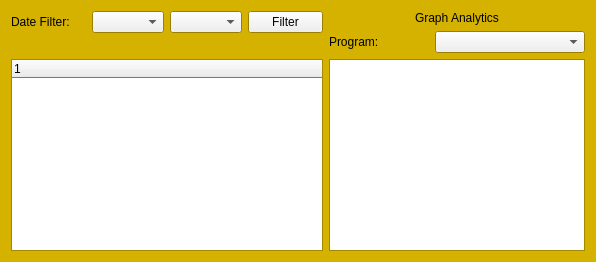
      <widget class="QWidget" name="teach_tab">
       <property name="palette">
        <palette>
         <active>
          <colorrole role="Base">
           <brush brushstyle="SolidPattern">
            <color alpha="255">
             <red>255</red>
             <green>255</green>
             <blue>255</blue>
            </color>
           </brush>
          </colorrole>
          <colorrole role="Window">
           <brush brushstyle="SolidPattern">
            <color alpha="255">
             <red>213</red>
             <green>178</green>
             <blue>0</blue>
            </color>
           </brush>
          </colorrole>
         </active>
         <inactive>
          <colorrole role="Base">
           <brush brushstyle="SolidPattern">
            <color alpha="255">
             <red>255</red>
             <green>255</green>
             <blue>255</blue>
            </color>
           </brush>
          </colorrole>
          <colorrole role="Window">
           <brush brushstyle="SolidPattern">
            <color alpha="255">
             <red>213</red>
             <green>178</green>
             <blue>0</blue>
            </color>
           </brush>
          </colorrole>
         </inactive>
         <disabled>
          <colorrole role="Base">
           <brush brushstyle="SolidPattern">
            <color alpha="255">
             <red>213</red>
             <green>178</green>
             <blue>0</blue>
            </color>
           </brush>
          </colorrole>
          <colorrole role="Window">
           <brush brushstyle="SolidPattern">
            <color alpha="255">
             <red>213</red>
             <green>178</green>
             <blue>0</blue>
            </color>
           </brush>
          </colorrole>
         </disabled>
        </palette>
       </property>
       <property name="autoFillBackground">
        <bool>true</bool>
       </property>
       <attribute name="title">
        <string>TEACHING</string>
       </attribute>
       <layout class="QGridLayout" name="gridLayout_5">
        <item row="0" column="0">
         <layout class="QVBoxLayout" name="verticalLayout_10">
          <item>
           <layout class="QHBoxLayout" name="horizontalLayout_9">
            <item>
             <widget class="QLabel" name="date_filter_lbl_teach">
              <property name="minimumSize">
               <size>
                <width>75</width>
                <height>0</height>
               </size>
              </property>
              <property name="maximumSize">
               <size>
                <width>75</width>
                <height>16777215</height>
               </size>
              </property>
              <property name="text">
               <string>Date Filter:</string>
              </property>
             </widget>
            </item>
            <item>
             <widget class="QComboBox" name="start_date_teach"/>
            </item>
            <item>
             <widget class="QComboBox" name="end_date_teach">
              <property name="minimumSize">
               <size>
                <width>0</width>
                <height>0</height>
               </size>
              </property>
             </widget>
            </item>
            <item>
             <widget class="QPushButton" name="filter_btn_teaching">
              <property name="minimumSize">
               <size>
                <width>75</width>
                <height>0</height>
               </size>
              </property>
              <property name="maximumSize">
               <size>
                <width>75</width>
                <height>16777215</height>
               </size>
              </property>
              <property name="text">
               <string>Filter</string>
              </property>
              <property name="flat">
               <bool>false</bool>
              </property>
             </widget>
            </item>
           </layout>
          </item>
          <item>
           <widget class="QLabel" name="domain_lbl_teach">
            <property name="text">
             <string/>
            </property>
            <property name="alignment">
             <set>Qt::AlignCenter</set>
            </property>
           </widget>
          </item>
          <item>
           <widget class="QTreeWidget" name="teach_tree">
            <column>
             <property name="text">
              <string notr="true">1</string>
             </property>
            </column>
           </widget>
          </item>
         </layout>
        </item>
        <item row="0" column="1">
         <layout class="QVBoxLayout" name="verticalLayout_8">
          <item>
           <widget class="QLabel" name="graph_lbl_teach">
            <property name="text">
             <string>Graph Analytics</string>
            </property>
            <property name="alignment">
             <set>Qt::AlignCenter</set>
            </property>
           </widget>
          </item>
          <item>
           <layout class="QHBoxLayout" name="horizontalLayout_6">
            <item>
             <widget class="QLabel" name="program_lbl_teach">
              <property name="maximumSize">
               <size>
                <width>100</width>
                <height>40</height>
               </size>
              </property>
              <property name="text">
               <string>Program:</string>
              </property>
             </widget>
            </item>
            <item>
             <widget class="QComboBox" name="program_combo_teach">
              <property name="currentIndex">
               <number>-1</number>
              </property>
              <item>
               <property name="text">
                <string>Graph 1</string>
               </property>
              </item>
              <item>
               <property name="text">
                <string>Graph 2</string>
               </property>
              </item>
              <item>
               <property name="text">
                <string>Graph 3</string>
               </property>
              </item>
             </widget>
            </item>
           </layout>
          </item>
          <item>
           <widget class="QGraphicsView" name="graph_area_teach">
            <property name="enabled">
             <bool>true</bool>
            </property>
           </widget>
          </item>
         </layout>
        </item>
       </layout>
      </widget>
